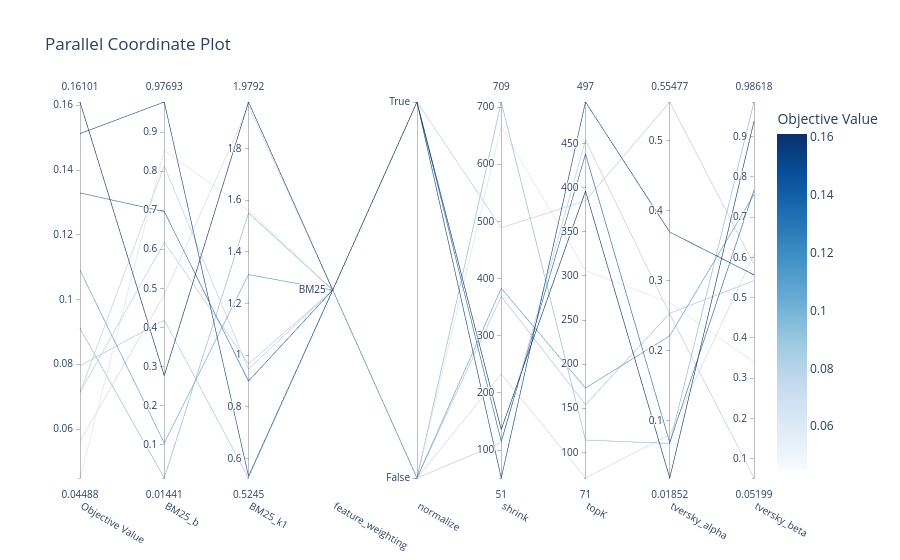

Source (notebook cell):
### Code cell
optuna.visualization.plot_parallel_coordinate(optuna_study)

### Figure 1 — Plotly figure (JSON) as saved in the notebook; plotly's stock layout.template omitted (floating-point values rounded to 4 significant figures)
{"data": [{"dimensions": [{"label": "Objective Value", "range": [0.04488, 0.161], "values": [0.1091, 0.0713, 0.09107, 0.04488, 0.07949, 0.05624, 0.1513, 0.161, 0.1329, 0.07134]}, {"label": "BM25_b", "range": [0.01441, 0.9769], "values": [0.1039, 0.8133, 0.01441, 0.853, 0.4192, 0.4834, 0.9769, 0.2765, 0.6965, 0.6178]}, {"label": "BM25_k1", "range": [0.5245, 1.979], "values": [1.311, 0.946, 1.549, 1.56, 0.5245, 1.962, 0.5317, 1.979, 0.8994, 0.966]}, {"label": "feature_weighting", "range": [0, 0], "ticktext": ["BM25"], "tickvals": [0], "values": [0, 0, 0, 0, 0, 0, 0, 0, 0, 0]}, {"label": "normalize", "range": [0, 1], "ticktext": ["False", "True"], "tickvals": [0, 1], "values": [0, 1, 0, 0, 0, 0, 1, 1, 1, 0]}, {"label": "shrink", "range": [51, 709], "values": [383, 489, 709, 666, 369, 233, 51, 136, 115, 113]}, {"label": "topK", "range": [71, 497], "values": [173, 385, 114, 306, 154, 71, 497, 396, 438, 454]}, {"label": "tversky_alpha", "range": [0.01852, 0.5548], "values": [0.2213, 0.5548, 0.06776, 0.2684, 0.2535, 0.08054, 0.3693, 0.01852, 0.06875, 0.2523]}, {"label": "tversky_beta", "range": [0.05199, 0.9862], "values": [0.7563, 0.5828, 0.9862, 0.3395, 0.5425, 0.6072, 0.5566, 0.9385, 0.7672, 0.05199]}], "labelangle": 30, "labelside": "bottom", "line": {"color": [0.1091, 0.0713, 0.09107, 0.04488, 0.07949, 0.05624, 0.1513, 0.161, 0.1329, 0.07134], "colorbar": {"title": {"text": "Objective Value"}}, "colorscale": [[0, "rgb(247,251,255)"], [0.125, "rgb(222,235,247)"], [0.25, "rgb(198,219,239)"], [0.375, "rgb(158,202,225)"], [0.5, "rgb(107,174,214)"], [0.625, "rgb(66,146,198)"], [0.75, "rgb(33,113,181)"], [0.875, "rgb(8,81,156)"], [1, "rgb(8,48,107)"]], "reversescale": false, "showscale": true}, "type": "parcoords"}], "layout": {"title": {"text": "Parallel Coordinate Plot"}}}
